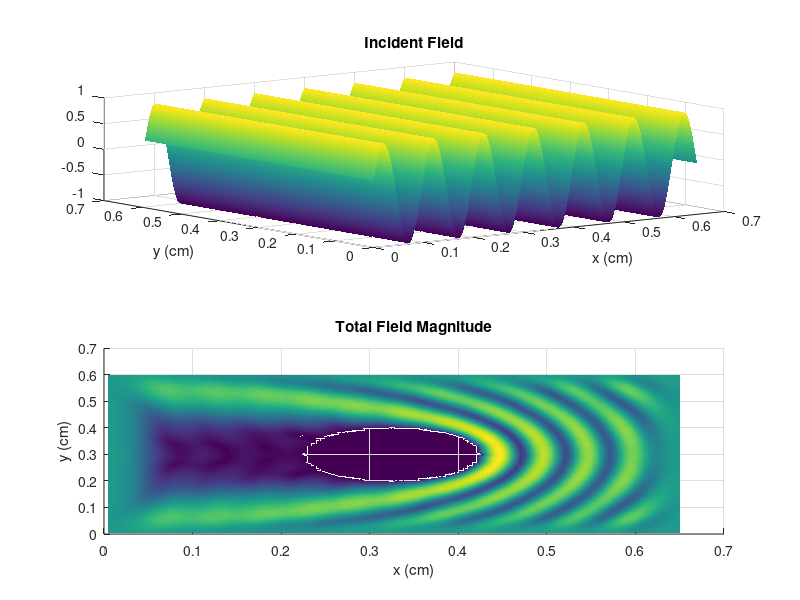

Write MATLAB code to recreate this figure.
%%%%%%%%%%%%%%%%%%%%%%%%%%%%%%%%%%%%%%%%%%%%%%%%%
%   Finite Difference Frequency Domain Solver   %
%                                               %
% Written Fall 2017 By Alec Weiss               %
%               For Intro to Computatinal EM    %
%for a TE mode of propogation                   %
%%%%%%%%%%%%%%%%%%%%%%%%%%%%%%%%%%%%%%%%%%%%%%%%%

function [] = FDFD_2D()
%-----------------------------------------------%
%% First lets define some values needed to build%
%  the grid      (changed by user)              %
%-----------------------------------------------%

%set the resolution of our grid in meters
dx = 5e-3;dy = 5e-3;

%set sizes of things in our domain (in meters)
cyl_sz_r = 10e-2; %radius of cylinder
cyl_sz_x = 15e-2; %size of cylinder in x direction
cyl_sz_y = 10e-2; %size of cylinder in y direction
air_buffer_sz = 15e-2;%size of surrounding air buffer
pml_thickness = 10e-2;% size of PML regions

%our permitivities and permeabilities
%of our cylinder
eps_cyl = 1e10;
mu_cyl  = 1;
eps_0   = 8.85418782e-12;
mu_0    = 1.25663706e-6;
eps0    = eps_0;
mu0     = mu_0;

%our operation frequency
freq = 3e9;
omega = 2*pi*freq;
inc_amp = 1; %incident wave amplitude

%calculate our wavelength and wavenumber
c0      = 2.99792458e8;
lambda = c0/freq;
kx     = (2*pi)/lambda;

%-----------------------------------------------%
%% Now lets set up our problem space variables  %
%-----------------------------------------------%
%size in cells of each of our regions
%size of our cylinders in each dim
cyl_cells_x = ceil(cyl_sz_x/dx);
cyl_cells_y = ceil(cyl_sz_y/dy);
%size of our air buffer in cells
airbuf_cells_x = ceil(air_buffer_sz/dx);
airbuf_cells_y = ceil(air_buffer_sz/dy);
%now pml region size in cells
pml_cells_x = ceil(pml_thickness/dx);
pml_cells_y = ceil(pml_thickness/dy);

%total size of our grid total grid
%just add up all of our pieces
%*2 by pml and airbuf because one on each side
cells_x = (cyl_cells_x + 2*airbuf_cells_x + 2*pml_cells_x);
cells_y = (cyl_cells_y + 2*airbuf_cells_y + 2*pml_cells_y);

%----------------------------------------------------%
%% We can now begin building our cofficient matrices %
%----------------------------------------------------%
%these matrices will later be translated into a sparse
%matrix and then be cleared from memory
%this just ensures values are set correctly and allows
%for faster (than looping) assignment to sparse matrix
%-------
%lets first create matrices from which we create other 
%values THESE WILL BE CLEARED after usage
eps_mat = ones(cells_x,cells_y).*eps0;
mu_mat  = ones(cells_x,cells_y).*mu0;

%initialize these to zeroes so
%we can multiply to get values easily
%get our maximum conductivity
sig_max      = .3; %maximum conductivity
n            = 2;
sigma_ex_mat = zeros(cells_x,cells_y);
sigma_ey_mat = zeros(cells_x,cells_y);
sigma_mx_mat = zeros(cells_x,cells_y);
sigma_my_mat = zeros(cells_x,cells_y);

%now we fill our sigma matrices
%use a parabolic conductivity
hxe = (1:pml_cells_x)'   .*ones(pml_cells_x,cells_y); %end h value
hxs = (pml_cells_x:-1:1)'.*ones(pml_cells_x,cells_y); %start h value
hye = (1:pml_cells_y)    .*ones(cells_x,pml_cells_y);
hys = (pml_cells_y:-1:1) .*ones(cells_x,pml_cells_y);

sigma_ex_mat(1:pml_cells_x,:) = sig_max.*(hxs/pml_cells_x).^(n+1);
sigma_ex_mat(end-pml_cells_x+1:end,:) = (sig_max.*(hxe/pml_cells_x).^(n+1));
sigma_ey_mat(:,1:pml_cells_y) = (sig_max.*(hys/pml_cells_y).^(n+1));
sigma_ey_mat(:,end-pml_cells_y+1:end) = (sig_max.*(hye/pml_cells_y).^(n+1));

sigma_mx_mat(1:pml_cells_x,:) = (sig_max.*((hxs+.5)/pml_cells_x).^(n+1).*mu0./eps0);
sigma_mx_mat(end-pml_cells_x+1:end,:) = (sig_max.*((hxe+.5)/pml_cells_x).^(n+1).*mu0./eps0);
sigma_my_mat(:,1:pml_cells_y) = (sig_max.*((hys+.5)/pml_cells_y).^(n+1).*mu0./eps0);
sigma_my_mat(:,end-pml_cells_y+1:end) = (sig_max.*((hye+.5)/pml_cells_y).^(n+1).*mu0./eps0);
%Now we set our geometry values

%CIRCULAR
cells_r = ceil(cyl_sz_r/dx);
%circular middle
icx = ceil(cells_x/2); %the center of the grid
icy = ceil(cells_y/2);
%meshgrid
[CY,CX] = meshgrid((1:cells_y),(1:cells_x));
cyl_ind = sqrt((CX-icx).^2+(CY-icy).^2)<=cells_r;

%first set our inner cylinder values 
eps_mat(cyl_ind) = eps_cyl.*eps_mat(cyl_ind);
mu_mat(cyl_ind)  = mu_cyl.*mu_mat(cyl_ind);

%now we can adjust the PML values for epsilon
eps_zx_mat = eps_mat + (sigma_ex_mat/(1i*omega));
eps_zy_mat = eps_mat + (sigma_ey_mat/(1i*omega));
eps_zi_mat = eps_mat;
%now lets do the same thing for mu vals
mu_xy_mat = mu_mat + (sigma_my_mat/(1i*omega));
mu_yx_mat = mu_mat + (sigma_mx_mat/(1i*omega));
mu_xi_mat = mu_mat;
mu_yi_mat = mu_mat;

%clear sigma_ex_mat sigma_ey_mat
%clear sigma_mx_mat sigma_my_mat
%clear eps_mat mu_mat;
%CHECKPOINT: WORKS TO HERE

%----------------------------------------------------%
%% Build our sources                                 %
%----------------------------------------------------%
%source Ez = Ae^(-j*k_x*x)
%Hy and Hx solved from Ez
%mesh in x direction used for plane wave
eta_x = sqrt(mu_xi_mat./eps_zi_mat);
eta_y = sqrt(mu_yi_mat./eps_zi_mat);
x_mesh = (((1:cells_x).*dx)-(ceil(cells_x/2).*dx))'.*ones(cells_x,cells_y);
Ezi = inc_amp.*exp(-1i.*kx.*x_mesh);
Hxi = Ezi.*1./eta_x;
Hyi = Ezi.*1./eta_y;

%clear eta_x eta_y

%CHECKPOINT: WORKS TO HERE

%----------------------------------------------------%
%% Create our coefficient matrices                   %
%----------------------------------------------------%
%these will be reshaped to fill our matrix A
a = 1./(eps_zx_mat.*mu_yx_mat.*omega^2.*dx^2);
b = zeros(size(a));
b(2:end,:) = (1./(eps_zx_mat(2:end,:).*mu_yx_mat(1:end-1,:).*omega^2.*dx^2));

c = 1./(eps_zy_mat.*mu_xy_mat.*omega^2.*dx^2);
d = zeros(size(c));
d(:,2:end) = (1./(eps_zy_mat(:,2:end).*mu_xy_mat(:,1:end-1).*omega^2.*dx^2));

e = 1-(a+b+c+d);
%have to use 2 to end here for -1 values
f = zeros(size(e));
f(2:end,2:end) = ((eps0-eps_zi_mat(2:end,2:end))./...
        (eps_zi_mat(2:end,2:end)).*Ezi(2:end,2:end) + ...
    (mu0-mu_yi_mat(2:end,2:end))./...
        (1i.*omega.*dx.*eps_zx_mat(2:end,2:end)...
        .*mu_yi_mat(2:end,2:end)).*Hyi(2:end,2:end) - ...
    (mu0-mu_yi_mat(1:end-1,2:end))./...
        (1i.*omega.*dx.*eps_zx_mat(2:end,2:end)...
        .*mu_yi_mat(1:end-1,2:end)).*Hyi(1:end-1,2:end) - ...
    (mu0-mu_xi_mat(2:end,2:end))./...
        (1i.*omega.*dy.*eps_zy_mat(2:end,2:end)...
        .*mu_xi_mat(2:end,2:end)).*Hxi(2:end,2:end) + ...
    (mu0-mu_xi_mat(2:end,1:end-1))./...
        (1i.*omega.*dy.*eps_zy_mat(2:end,2:end)...
        .*mu_xi_mat(2:end,1:end-1)).*Hxi(2:end,1:end-1));

%now we can clear all of our intermediate matrices
%clear eps_zx_mat eps_zy_mat eps_zi_mat
%clear mu_xy_mat mu_yx_mat mu_xi_mat mu_yi_mat

%% Setting up our final matrices including the sparse matrix
%now lets build our final solvable matrices and vectors
%now we will reshape all of our other coefficients
ar = reshape(a,[1,(cells_x)*(cells_y)]); %(i+1,j)
br = reshape(b,[1,(cells_x)*(cells_y)]); %(i-1,j)
cr = reshape(c,[1,(cells_x)*(cells_y)]); %(i,j+1)
dr = reshape(d,[1,(cells_x)*(cells_y)]); %(i,j-1)
er = reshape(e,[1,(cells_x)*(cells_y)]); %(i,j)

%these will be y in Ax=y
fr = reshape(f,[1,(cells_x)*(cells_y)]); %(i,j)

%clear a b c d e f

%lets declare the size of 1 dimension of our sparse mat
sparse_n = cells_x*cells_y; 

%now lets create the indices for each of our values
n      = 0:sparse_n-1; %use this to modulo for wrapping around
yIdx = n+1;          %indices in matlab range
cIdx = mod(n+cells_x,sparse_n)+1; %(i,j+1)
dIdx = mod(n-cells_x,sparse_n)+1; %(i,j-1)
aIdx = mod(n-1,sparse_n)+1;       %(i+1,j)
bIdx = mod(n+1,sparse_n)+1;       %(i-1,j)
eIdx = n+1;                       %(i,j)

%concatenate for sparse builder
sparse_vals  = [ar  ,br  ,cr  ,dr  ,er  ];
sparse_x_idx = [aIdx,bIdx,cIdx,dIdx,eIdx];
sparse_y_idx = [yIdx,yIdx,yIdx,yIdx,yIdx];

%now build the sparse matrix
A = sparse(sparse_y_idx,sparse_x_idx,sparse_vals);

%solve for our scatterfield
x = A\fr';

%reshape back into a matrix
E_scat = reshape(x,[cells_x,cells_y]);

%create our total field
E_tot = E_scat+conj(Ezi);

x = (1:cells_x).*dx;y = (1:cells_y).*dy;
[X,Y] = meshgrid((1:cells_x).*dx,(1:cells_y).*dy);

%setfigures;
subplot(2,1,1);
surf(x,y,real(Ezi)');
title('Incident Field');
xlabel('x (cm)');
ylabel('y (cm)');
shading interp;
subplot(2,1,2);
surf(x,y,abs(E_tot)');
title('Total Field Magnitude');
xlabel('x (cm)');
ylabel('y (cm)');
shading interp;

screen_size = get(0,'Screensize');
fig_size = screen_size;
fig_size(3) = fig_size(3)/2;
set(gcf,'Position',fig_size);
view([0,90]);
if(eps_cyl>1e2) %pec
    val_str = 'PEC';
else
    eps_str = num2str(eps_cyl);
    mu_str  = num2str(mu_cyl);
    val_str = ['mu',strrep(mu_str,'.','p'),'_'];
    val_str = [val_str,'eps',strrep(eps_str,'.','p')];
    val_str = [val_str,'_6e9'];
end
%savestr = [val_str,'_',shape];
%saveas(gcf,['figs/',savestr],'png');
end









